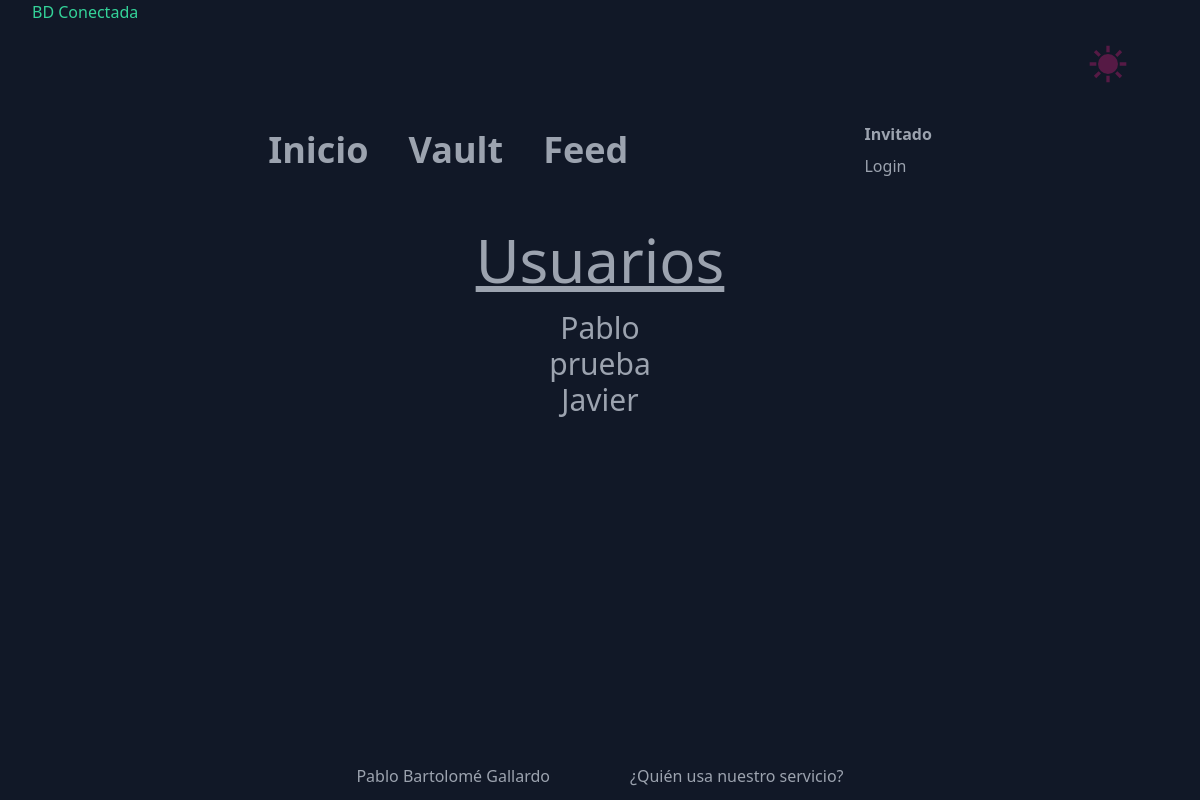
/users.php, run on an earlier commit of the app's database.
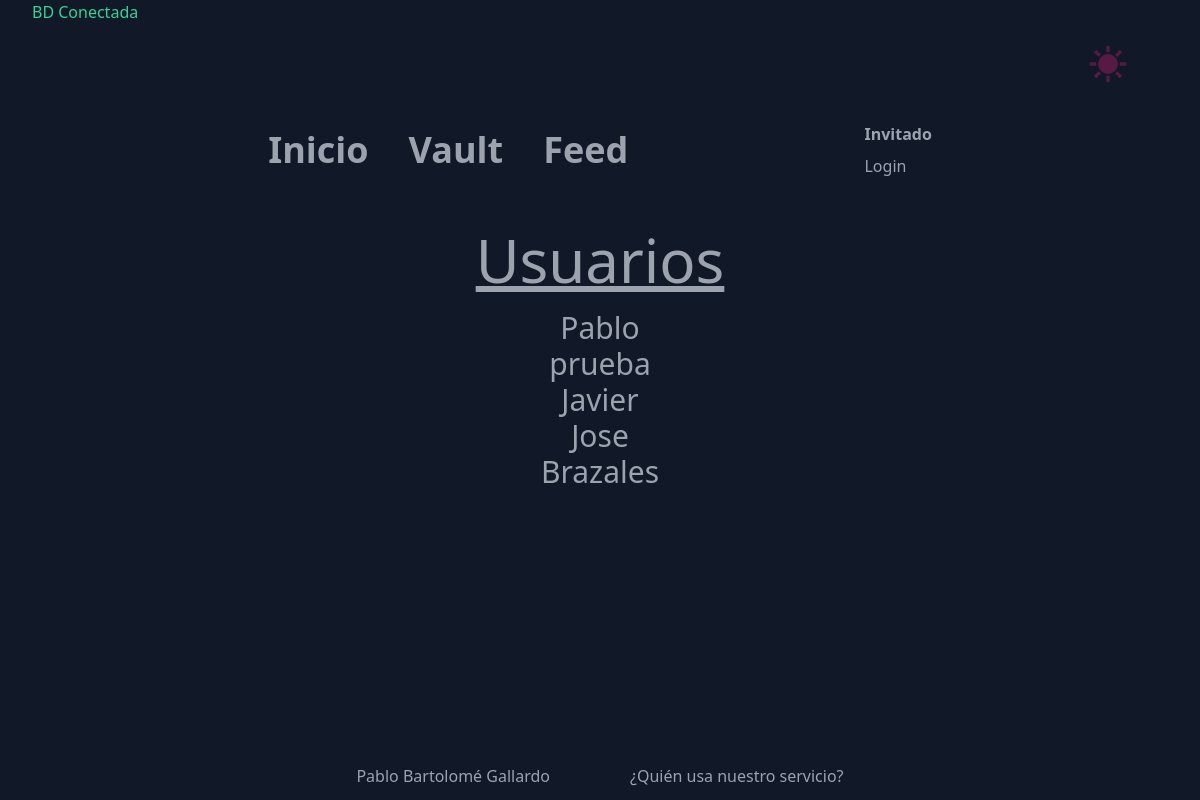
And on a later commit of the database.
### tables this page shows
CREATE TABLE `usuarios` (
  `id` int(11) NOT NULL,
  `email` varchar(50) DEFAULT NULL,
  `nombre` varchar(50) DEFAULT NULL,
  `contrasena` varchar(50) DEFAULT NULL
);

### users.php (the view)
<?php include 'layout/header.php' ?>
<h1 class="text-6xl text-gray-400 text-center mb-5 underline">Usuarios</h1>
<div class="flex flex-col items-center justify-center">
    <?php
    $usuarios = mostrarUsuarios($conexion);
    if (empty($usuarios)){
        echo "<p class='text-green-400'>Create una cuenta para ser nuestro primer usuario!</p>";
    }else{
        foreach($usuarios as $usuario){
            echo'
            <p class="text-gray-400 text-3xl">'. ($usuario['nombre']) .'</p>
            ';
        }
    }
    ?>
</div>
<?php include 'layout/footer.php' ?>

What changed in the data, as far as the page shows it:
added usuarios: nombre "Jose"
added usuarios: nombre "Brazales"
